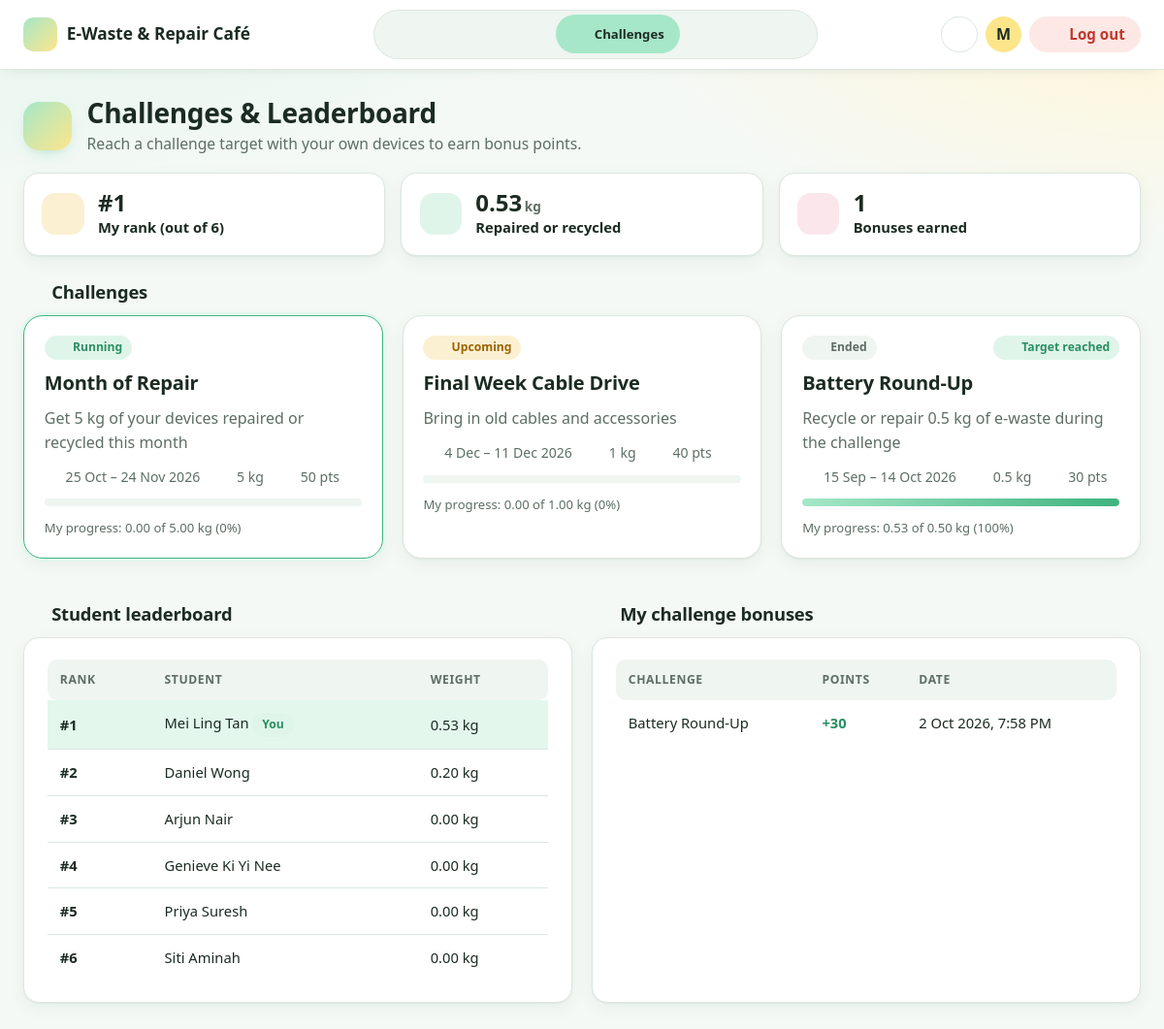
/student/challenges.php (signed in), run on the app's committed database.
### tables this page shows
CREATE TABLE `challenges` (
  `challengeID` varchar(10) NOT NULL,
  `created_by` varchar(10) NOT NULL,
  `title` varchar(100) NOT NULL,
  `description` varchar(255) NOT NULL,
  `target_kg` decimal(8,2) NOT NULL,
  `start_date` date NOT NULL,
  `end_date` date NOT NULL,
  `bonus_points` int(11) NOT NULL,
  `created_at` datetime NOT NULL DEFAULT current_timestamp(),
  CONSTRAINT `chk_ch_target` CHECK (`target_kg` > 0),
  CONSTRAINT `chk_ch_bonus` CHECK (`bonus_points` > 0),
  CONSTRAINT `chk_ch_dates` CHECK (`end_date` >= `start_date`)
);

CREATE TABLE `users` (
  `tp_number` varchar(10) NOT NULL,
  `name` varchar(100) NOT NULL,
  `email` varchar(100) NOT NULL,
  `password` varchar(255) NOT NULL,
  `phone` varchar(15) NOT NULL,
  `is_active` tinyint(1) NOT NULL DEFAULT 1,
  `created_at` datetime NOT NULL DEFAULT current_timestamp()
);

CREATE TABLE `points_transactions` (
  `transactionID` varchar(10) NOT NULL,
  `tp_number` varchar(10) NOT NULL,
  `deviceID` varchar(10) DEFAULT NULL,
  `redemptionID` varchar(10) DEFAULT NULL,
  `challengeID` varchar(10) DEFAULT NULL,
  `points` int(11) NOT NULL,
  `txn_type` enum('earn','redeem','bonus') NOT NULL,
  `description` varchar(255) DEFAULT NULL,
  `created_at` datetime NOT NULL DEFAULT current_timestamp()
);

### includes/functions.php (called while the page is built, shortened)
<?php
require_once __DIR__ . '/icons.php';
function e($value)
{
    return htmlspecialchars((string) $value, ENT_QUOTES, 'UTF-8');
}
function nice_date($datetime, $withTime = false)
{
    return date($withTime ? 'j M Y, g:i A' : 'j M Y', strtotime($datetime));
}
function db_all($conn, $sql, $types = '', $params = [])
{
    $stmt = $conn->prepare($sql);
    if ($types !== '') $stmt->bind_param($types, ...$params);
    $stmt->execute();
    $result = $stmt->get_result();
    return $result->fetch_all(MYSQLI_ASSOC);
}
function sql_list($values)
{
    return "'" . implode("', '", $values) . "'";
}

### student/challenges.php (the view, shortened to what this page needs)
<?php
require '../config/db.php';
require '../includes/functions.php';
$tp = $_SESSION['tp_number'];
$challenges = db_all($conn, "SELECT *,
    CASE WHEN CURDATE() < start_date THEN 'Upcoming'
         WHEN CURDATE() > end_date THEN 'Ended'
         ELSE 'Running' END AS state   -- same names as the admin Challenges page
    FROM challenges
    ORDER BY (CURDATE() > end_date), (CURDATE() < start_date), start_date DESC");
$progress = db_all($conn, "SELECT c.challengeID,
    COALESCE(SUM(CASE WHEN d.status IN (" . sql_list(CHALLENGE_STATUSES) . ")
    AND d.status_changed_at >= c.start_date
    AND d.status_changed_at < DATE_ADD(c.end_date, INTERVAL 1 DAY)
    THEN d.weight_kg ELSE 0 END),0) AS kg
    FROM challenges c LEFT JOIN devices d ON d.submitted_by = ?
    GROUP BY c.challengeID", 's', [$tp]);
$kg = array_column($progress, 'kg', 'challengeID');
$leaders = db_all($conn, "SELECT u.tp_number, u.name,
    COALESCE(SUM(CASE WHEN d.status IN (" . sql_list(CHALLENGE_STATUSES) . ")
    THEN d.weight_kg ELSE 0 END),0) AS kg
    FROM students s JOIN users u ON s.tp_number = u.tp_number
    LEFT JOIN devices d ON d.submitted_by = s.tp_number
    WHERE u.is_active = 1 GROUP BY u.tp_number, u.name
    ORDER BY kg DESC, u.name");
$rank = null;
foreach ($leaders as $i => $s) {
    if ($s['tp_number'] === $tp) {
        $rank = $i + 1;
        break;
    }
}
$bonuses = db_all($conn, "SELECT c.title, p.points, p.created_at
    FROM points_transactions p JOIN challenges c ON p.challengeID = c.challengeID
    WHERE p.tp_number = ? AND p.txn_type = 'bonus'
    ORDER BY p.created_at DESC", 's', [$tp]);
require '../includes/student_top.php';
$state_icon = ['Upcoming' => 'calendar', 'Running' => 'clock', 'Ended' => 'check'];
$myKg = 0;
foreach ($leaders as $s) if ($s['tp_number'] === $tp) $myKg = (float)$s['kg'];
?>
<section class="stat-grid three">
    <div class="stat-card row">
        <span class="stat-icon tint-gold"><?= icon('star') ?></span>
        <div><strong class="stat-value"><?= $rank ? '#' . $rank : '-' ?></strong><span class="stat-title">My rank (out of <?= count($leaders) ?>)</span></div>
    </div>
    <div class="stat-card row">
        <span class="stat-icon tint-mint"><?= icon('leaf') ?></span>
        <div><strong class="stat-value"><?= number_format($myKg, 2) ?><small>kg</small></strong><span class="stat-title">Repaired or recycled</span></div>
    </div>
    <div class="stat-card row">
        <span class="stat-icon tint-rose"><?= icon('gift') ?></span>
        <div><strong class="stat-value"><?= count($bonuses) ?></strong><span class="stat-title">Bonuses earned</span></div>
    </div>
</section>
<h2 class="section-title"><?= icon('flag') ?> Challenges</h2>
<section class="tile-grid">
    <?php foreach ($challenges as $c):
        $current = (float)($kg[$c['challengeID']] ?? 0);
        $target = (float)$c['target_kg'];
        $percent = $target > 0 ? min(100, $current / $target * 100) : 0;
    ?>
        <article class="challenge-tile ch-<?= strtolower($c['state']) ?>">
            <header>
                <span class="badge state-<?= strtolower($c['state']) ?>"><?= icon($state_icon[$c['state']]) ?> <?= e($c['state']) ?></span>
                <?php if ($percent >= 100): ?><span class="badge badge-ok"><?= icon('check') ?> Target reached</span><?php endif; ?>
            </header>
            <h2><?= e($c['title']) ?></h2>
            <p class="muted"><?= e($c['description']) ?></p>
            <ul class="mini-stats">
                <li title="Dates"><?= icon('calendar') ?> <?= date('j M', strtotime($c['start_date'])) ?> – <?= e(nice_date($c['end_date'])) ?></li>
                <li title="Target"><?= icon('target') ?> <?= e($c['target_kg'] + 0) ?> kg</li>
                <li title="Bonus points"><?= icon('star') ?> <?= (int)$c['bonus_points'] ?> pts</li>
            </ul>
            <div class="time-bar" title="<?= round($percent) ?>% of the target"><span style="width: <?= round($percent) ?>%"></span></div>
            <small class="muted">My progress: <?= number_format($current, 2) ?> of <?= number_format($target, 2) ?> kg (<?= round($percent) ?>%)</small>
        </article>
    <?php endforeach; ?>
</section>
<div class="two-col">
    <div>
        <h2 class="section-title"><?= icon('chart') ?> Student leaderboard</h2>
        <section class="card">
            <div class="table-wrap"><table>
                <thead><tr><th>Rank</th><th>Student</th><th>Weight</th></tr></thead>
                <tbody>
                <?php foreach ($leaders as $i => $s): ?>
                    <tr class="<?= $s['tp_number'] === $tp ? 'is-me' : '' ?>">
                        <td><span class="rank-num">#<?= $i + 1 ?></span></td>
                        <td><?= e($s['name']) ?><?= $s['tp_number'] === $tp ? ' <span class="badge badge-ok">You</span>' : '' ?></td>
                        <td><?= number_format($s['kg'], 2) ?> kg</td>
                    </tr>
                <?php endforeach; ?>
                </tbody>
            </table></div>
        </section>
    </div>
    <div>
        <h2 class="section-title"><?= icon('gift') ?> My challenge bonuses</h2>
        <section class="card">
            <div class="table-wrap"><table>
                <thead><tr><th>Challenge</th><th>Points</th><th>Date</th></tr></thead>
                <tbody>
                <?php foreach ($bonuses as $b): ?>
                    <tr>
                        <td><?= e($b['title']) ?></td>
                        <td class="points-plus"><strong>+<?= (int)$b['points'] ?></strong></td>
                        <td><?= e(nice_date($b['created_at'], true)) ?></td>
                    </tr>
                <?php endforeach; ?>
                </tbody>
            </table></div>
        </section>
    </div>
</div>
<?php require '../includes/bottom.php'; ?>

### includes/icons.php (shortened to what this page needs)
<?php
function icon($name, $class = '')
{
    $svg = $paths[$name] ?? $paths['box'];
    return '<svg class="icon ' . $class . '" viewBox="0 0 24 24" aria-hidden="true" focusable="false">' . $svg . '</svg>';
}

### data on the page
challenges: state "Running", title "Month of Repair", description "Get 5 kg of your devices repaired or recycled this month", start_date "25 Oct", end_date "24 Nov 2026", $c['target_kg'] + 0 "5", bonus_points "50", challengeID "0.00", target_kg "5.00", percent "0"
challenges: state "Upcoming", title "Final Week Cable Drive", description "Bring in old cables and accessories", start_date "4 Dec", end_date "11 Dec 2026", $c['target_kg'] + 0 "1", bonus_points "40", challengeID "0.00", target_kg "1.00", percent "0"
challenges: state "Ended", title "Battery Round-Up", description "Recycle or repair 0.5 kg of e-waste during the challenge", start_date "15 Sep", end_date "14 Oct 2026", $c['target_kg'] + 0 "0.5", bonus_points "30", challengeID "0.53", target_kg "0.50", percent "100"
users: name "Mei Ling Tan", shows "You", kg "0.53"
users: name "Daniel Wong", kg "0.20"
users: name "Arjun Nair", kg "0.00"
users: name "Genieve Ki Yi Nee", kg "0.00"
users: name "Priya Suresh", kg "0.00"
users: name "Siti Aminah", kg "0.00"
points_transactions: challengeID.title "Battery Round-Up", points "30", created_at "2 Oct 2026, 7:58 PM"

### other printed values
$label "Challenges"
$initial "M"
$title "Challenges & Leaderboard"
$desc "Reach a challenge target with your own devices to earn bonus points."
$rank "1"
count($leaders) "6"
$myKg "0.53"
count($bonuses) "1"
